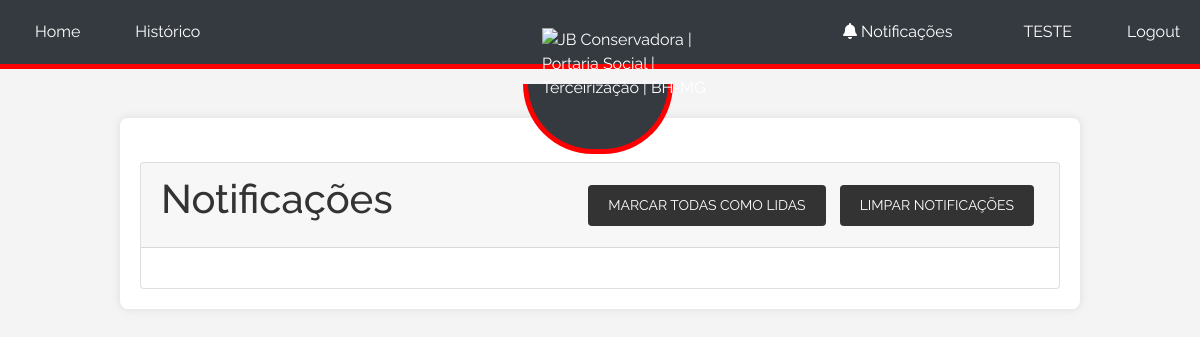
The page /notifications (signed in) on the database as committed earlier.
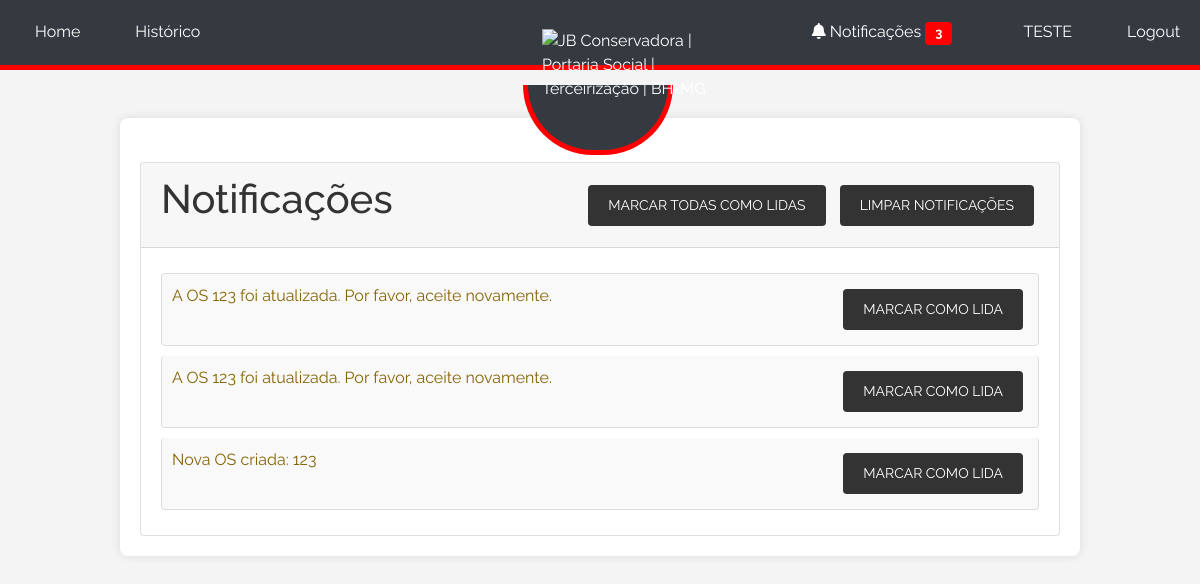
The same page on the database as committed later.
### tables this page shows
CREATE TABLE notifications (
            id INTEGER PRIMARY KEY AUTOINCREMENT,
            user_id INTEGER,
            message TEXT,
            is_read INTEGER DEFAULT 0,
            created_at TEXT, os_id INTEGER,
            FOREIGN KEY(user_id) REFERENCES users(id)
        );

### app.py (the view)
    @app.route('/notifications')
    @login_required
    def notifications():
        conn = sqlite3.connect('site.db')
        c = conn.cursor()
        c.execute('SELECT * FROM notifications WHERE user_id = ? ORDER BY created_at DESC', (current_user.id,))
        notifications = c.fetchall()
        conn.close()
        return render_template('notifications.html', notifications=notifications)

### templates/notifications.html
{% extends "base.html" %}
{% block content %}
  <div class="card mt-4">
    <div class="card-header d-flex justify-content-between align-items-center">
      <h1 class="card-title">Notificações</h1>
      <div>
        <a href="{{ url_for('mark_all_as_read') }}" class="btn btn-primary btn-sm">Marcar todas como lidas</a>
        <a href="{{ url_for('clear_notifications') }}" class="btn btn-danger btn-sm">Limpar notificações</a>
      </div>
    </div>
    <div class="card-body">
      <ul class="list-group">
        {% for notification in notifications %}
          <li class="list-group-item {% if not notification[3] %}list-group-item-warning{% endif %}">
            {{ notification[2] }}
            {% if not notification[3] %}
              <a href="{{ url_for('mark_as_read', notification_id=notification[0]) }}" class="btn btn-sm btn-primary float-right ml-2">Marcar como lida</a>
            {% endif %}
          </li>
        {% endfor %}
      </ul>
    </div>
  </div>
{% endblock %}

### templates/base.html (shortened to what this page needs)
<!DOCTYPE html>
<html lang="en">
<head>
    <link rel="stylesheet" href="https://stackpath.bootstrapcdn.com/bootstrap/4.5.2/css/bootstrap.min.css">
    <link rel="stylesheet" href="{{ url_for('static', filename='style.css') }}">
    <link rel="stylesheet" href="https://cdnjs.cloudflare.com/ajax/libs/font-awesome/5.15.3/css/all.min.css">
</head>
<body>
    {% if request.endpoint != 'login' %}
    <div class="navbar">
        <div class="navbar-left">
            <a href="{{ url_for('index') }}" class="menu-item">Home</a>
            {% if current_user.is_authenticated %}
                <a href="{{ url_for('history') }}" class="menu-item">Histórico</a>
            {% else %}
                <a href="{{ url_for('login') }}" class="menu-item">Login</a>
            {% endif %}
        </div>
        <div class="logo-container">
            <img src="https://jbconservadora.com.br/wp-content/uploads/2020/09/logo-final-jb.png" alt="JB Conservadora | Portaria Social | Terceirização | BH-MG" class="logo">
        </div>
        <div class="navbar-right">
            {% if current_user.is_authenticated %}
                <a href="{{ url_for('notifications') }}" class="menu-item mr-3">
                    <i class="fas fa-bell"></i> Notificações
                    {% if g.unread_notifications_count > 0 %}
                        <span class="badge badge-danger">{{ g.unread_notifications_count }}</span>
                    {% endif %}
                </a>
                <a class="menu-item">{{ current_user.username }}</a>
                <a href="{{ url_for('logout') }}" class="menu-item">Logout</a>
            {% endif %}
        </div>
    </div>
    {% endif %}
    <div class="container mt-5">
        {% block content %}{% endblock %}
    </div>
</body>
</html>

Rows that differ between the two databases and show on the page:
added notifications: message "A OS 123 foi atualizada. Por favor, aceite novamente."
added notifications: message "A OS 123 foi atualizada. Por favor, aceite novamente."
added notifications: message "Nova OS criada: 123"
Other text that changed with them:
{{ g.unread_notifications_count }}: (not shown) → "3"
